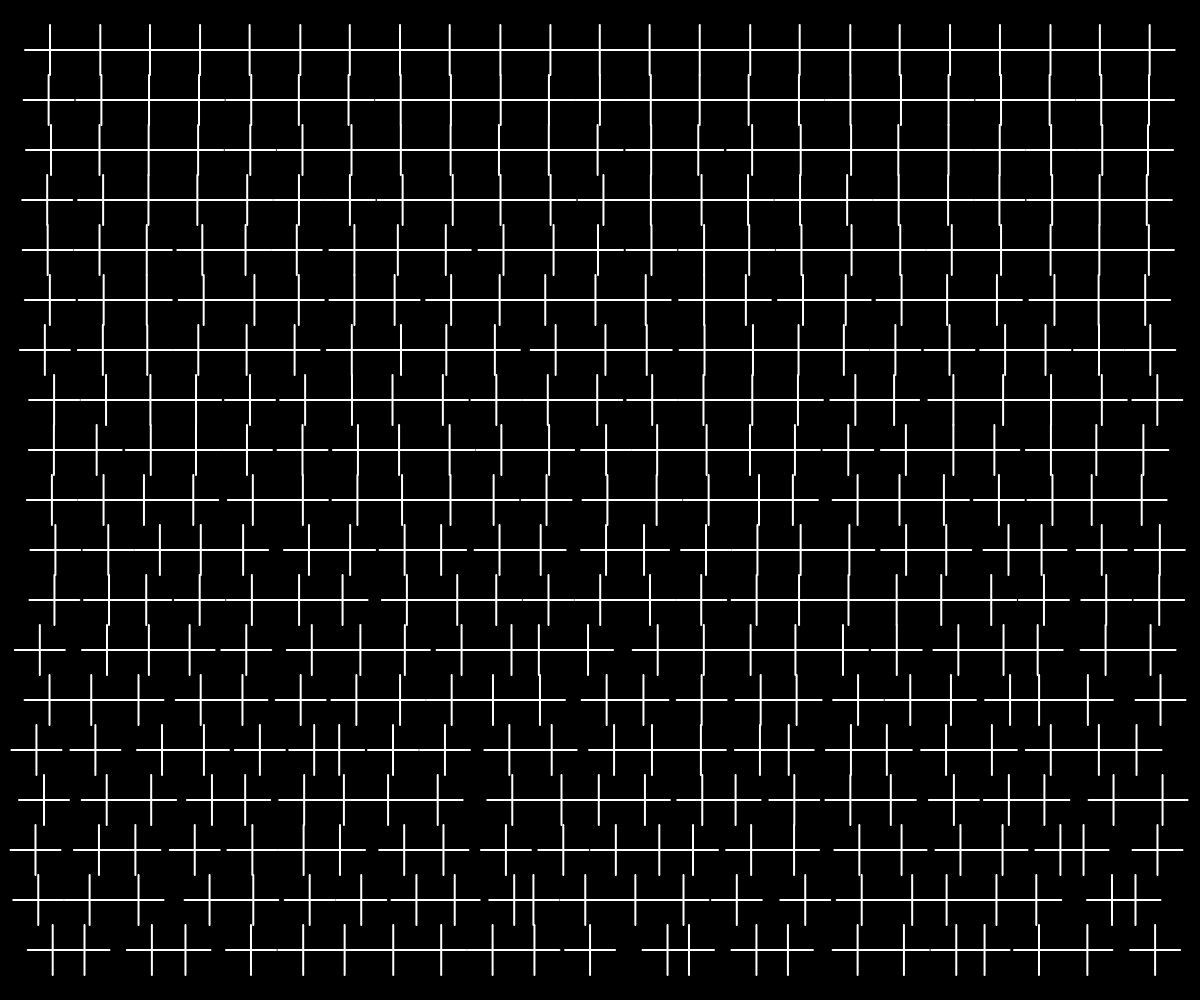
Frame 1 (no input)
Frame 60 (no input): identical to frame 1, image omitted
Frame 120 (the mouse pressed at the canvas centre since frame 60): identical to frame 1, image omitted

The p5.js sketch that drew this single still picture (run headless with seeded random() and noise() and a simulated clock; from frame 60 on, the mouse is pressed at the canvas centre):

// p5.js sketch
// ── sketch.js
var siz = 50;
var seed = 160;


function setup() {

    createCanvas(windowWidth, windowHeight);

    background(0);

    seed = random(1000);
    randomSeed(seed);
    strokeCap(ROUND)
}


function draw() {
    randomSeed(seed);
    background(0);

    noFill();
    stroke(255);
    strokeWeight(2)


    for (var i = siz / 2; i < windowWidth - siz; i += siz) {
        for (var j = siz / 2; j < windowHeight - siz; j += siz) {
            push();
            var translateAmount = random(-1, 1) * (j / siz);

            translate(i + translateAmount + siz / 2, j + siz / 2);

            line(0, 0, 0, -siz / 2)
            line(0, 0, 0, siz / 2)
            line(0, 0, siz / 2, 0)
            line(0, 0, -siz / 2, 0)
            pop();
        }
    }
}

function mouseReleased() {

    seed = random(1000);
    step = random(100) / 1000;
}
